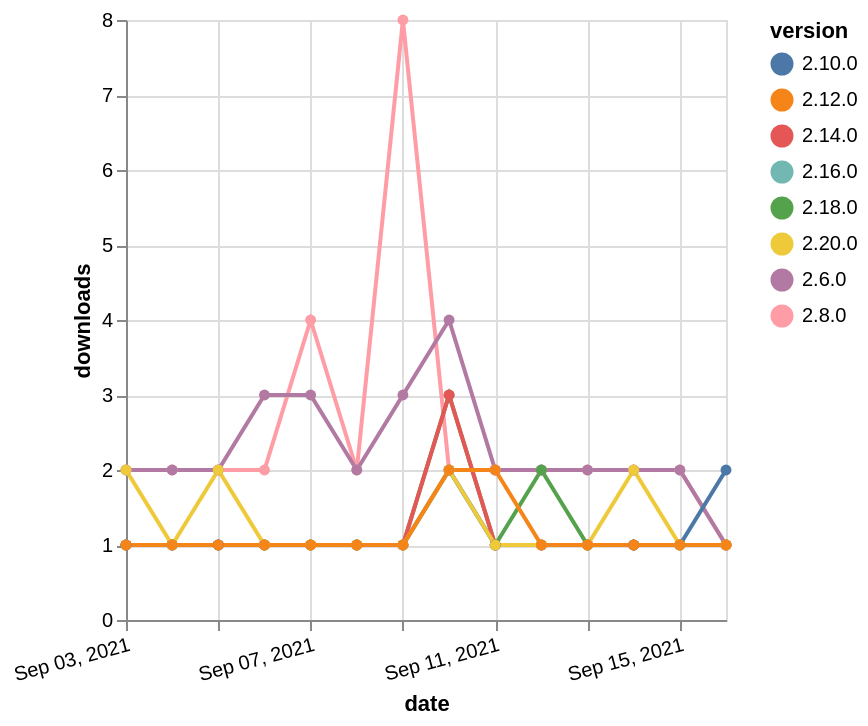

Here is the Vega-Lite specification saved for this chart:
### Vega-Lite specification from a JSON file in a GitHub repository (floating-point values rounded to 4 significant figures)
{"$schema": "https://vega.github.io/schema/vega-lite/v5.json", "description": "A simple bar chart with embedded data.", "data": {"values": [{"date": "2021-09-03", "total": 173, "delta": 1, "version": "2.16.0"}, {"date": "2021-09-04", "total": 174, "delta": 1, "version": "2.16.0"}, {"date": "2021-09-05", "total": 175, "delta": 1, "version": "2.16.0"}, {"date": "2021-09-06", "total": 176, "delta": 1, "version": "2.16.0"}, {"date": "2021-09-07", "total": 177, "delta": 1, "version": "2.16.0"}, {"date": "2021-09-08", "total": 178, "delta": 1, "version": "2.16.0"}, {"date": "2021-09-09", "total": 179, "delta": 1, "version": "2.16.0"}, {"date": "2021-09-10", "total": 181, "delta": 2, "version": "2.16.0"}, {"date": "2021-09-11", "total": 182, "delta": 1, "version": "2.16.0"}, {"date": "2021-09-12", "total": 183, "delta": 1, "version": "2.16.0"}, {"date": "2021-09-13", "total": 184, "delta": 1, "version": "2.16.0"}, {"date": "2021-09-14", "total": 185, "delta": 1, "version": "2.16.0"}, {"date": "2021-09-15", "total": 186, "delta": 1, "version": "2.16.0"}, {"date": "2021-09-16", "total": 187, "delta": 1, "version": "2.16.0"}, {"date": "2021-09-03", "total": 2503, "delta": 2, "version": "2.8.0"}, {"date": "2021-09-04", "total": 2505, "delta": 2, "version": "2.8.0"}, {"date": "2021-09-05", "total": 2507, "delta": 2, "version": "2.8.0"}, {"date": "2021-09-06", "total": 2509, "delta": 2, "version": "2.8.0"}, {"date": "2021-09-07", "total": 2513, "delta": 4, "version": "2.8.0"}, {"date": "2021-09-08", "total": 2515, "delta": 2, "version": "2.8.0"}, {"date": "2021-09-09", "total": 2523, "delta": 8, "version": "2.8.0"}, {"date": "2021-09-10", "total": 2525, "delta": 2, "version": "2.8.0"}, {"date": "2021-09-11", "total": 2527, "delta": 2, "version": "2.8.0"}, {"date": "2021-09-12", "total": 2529, "delta": 2, "version": "2.8.0"}, {"date": "2021-09-13", "total": 2531, "delta": 2, "version": "2.8.0"}, {"date": "2021-09-14", "total": 2533, "delta": 2, "version": "2.8.0"}, {"date": "2021-09-15", "total": 2535, "delta": 2, "version": "2.8.0"}, {"date": "2021-09-16", "total": 2536, "delta": 1, "version": "2.8.0"}, {"date": "2021-09-03", "total": 2337, "delta": 2, "version": "2.6.0"}, {"date": "2021-09-04", "total": 2339, "delta": 2, "version": "2.6.0"}, {"date": "2021-09-05", "total": 2341, "delta": 2, "version": "2.6.0"}, {"date": "2021-09-06", "total": 2344, "delta": 3, "version": "2.6.0"}, {"date": "2021-09-07", "total": 2347, "delta": 3, "version": "2.6.0"}, {"date": "2021-09-08", "total": 2349, "delta": 2, "version": "2.6.0"}, {"date": "2021-09-09", "total": 2352, "delta": 3, "version": "2.6.0"}, {"date": "2021-09-10", "total": 2356, "delta": 4, "version": "2.6.0"}, {"date": "2021-09-11", "total": 2358, "delta": 2, "version": "2.6.0"}, {"date": "2021-09-12", "total": 2360, "delta": 2, "version": "2.6.0"}, {"date": "2021-09-13", "total": 2362, "delta": 2, "version": "2.6.0"}, {"date": "2021-09-14", "total": 2364, "delta": 2, "version": "2.6.0"}, {"date": "2021-09-15", "total": 2366, "delta": 2, "version": "2.6.0"}, {"date": "2021-09-16", "total": 2367, "delta": 1, "version": "2.6.0"}, {"date": "2021-09-03", "total": 261, "delta": 1, "version": "2.10.0"}, {"date": "2021-09-04", "total": 262, "delta": 1, "version": "2.10.0"}, {"date": "2021-09-05", "total": 263, "delta": 1, "version": "2.10.0"}, {"date": "2021-09-06", "total": 264, "delta": 1, "version": "2.10.0"}, {"date": "2021-09-07", "total": 265, "delta": 1, "version": "2.10.0"}, {"date": "2021-09-08", "total": 266, "delta": 1, "version": "2.10.0"}, {"date": "2021-09-09", "total": 267, "delta": 1, "version": "2.10.0"}, {"date": "2021-09-10", "total": 269, "delta": 2, "version": "2.10.0"}, {"date": "2021-09-11", "total": 270, "delta": 1, "version": "2.10.0"}, {"date": "2021-09-12", "total": 271, "delta": 1, "version": "2.10.0"}, {"date": "2021-09-13", "total": 272, "delta": 1, "version": "2.10.0"}, {"date": "2021-09-14", "total": 273, "delta": 1, "version": "2.10.0"}, {"date": "2021-09-15", "total": 274, "delta": 1, "version": "2.10.0"}, {"date": "2021-09-16", "total": 276, "delta": 2, "version": "2.10.0"}, {"date": "2021-09-03", "total": 198, "delta": 1, "version": "2.18.0"}, {"date": "2021-09-04", "total": 199, "delta": 1, "version": "2.18.0"}, {"date": "2021-09-05", "total": 200, "delta": 1, "version": "2.18.0"}, {"date": "2021-09-06", "total": 201, "delta": 1, "version": "2.18.0"}, {"date": "2021-09-07", "total": 202, "delta": 1, "version": "2.18.0"}, {"date": "2021-09-08", "total": 203, "delta": 1, "version": "2.18.0"}, {"date": "2021-09-09", "total": 204, "delta": 1, "version": "2.18.0"}, {"date": "2021-09-10", "total": 207, "delta": 3, "version": "2.18.0"}, {"date": "2021-09-11", "total": 208, "delta": 1, "version": "2.18.0"}, {"date": "2021-09-12", "total": 210, "delta": 2, "version": "2.18.0"}, {"date": "2021-09-13", "total": 211, "delta": 1, "version": "2.18.0"}, {"date": "2021-09-14", "total": 212, "delta": 1, "version": "2.18.0"}, {"date": "2021-09-15", "total": 213, "delta": 1, "version": "2.18.0"}, {"date": "2021-09-16", "total": 214, "delta": 1, "version": "2.18.0"}, {"date": "2021-09-03", "total": 205, "delta": 1, "version": "2.14.0"}, {"date": "2021-09-04", "total": 206, "delta": 1, "version": "2.14.0"}, {"date": "2021-09-05", "total": 207, "delta": 1, "version": "2.14.0"}, {"date": "2021-09-06", "total": 208, "delta": 1, "version": "2.14.0"}, {"date": "2021-09-07", "total": 209, "delta": 1, "version": "2.14.0"}, {"date": "2021-09-08", "total": 210, "delta": 1, "version": "2.14.0"}, {"date": "2021-09-09", "total": 211, "delta": 1, "version": "2.14.0"}, {"date": "2021-09-10", "total": 214, "delta": 3, "version": "2.14.0"}, {"date": "2021-09-11", "total": 215, "delta": 1, "version": "2.14.0"}, {"date": "2021-09-12", "total": 216, "delta": 1, "version": "2.14.0"}, {"date": "2021-09-13", "total": 217, "delta": 1, "version": "2.14.0"}, {"date": "2021-09-14", "total": 218, "delta": 1, "version": "2.14.0"}, {"date": "2021-09-15", "total": 219, "delta": 1, "version": "2.14.0"}, {"date": "2021-09-16", "total": 220, "delta": 1, "version": "2.14.0"}, {"date": "2021-09-03", "total": 124, "delta": 2, "version": "2.20.0"}, {"date": "2021-09-04", "total": 125, "delta": 1, "version": "2.20.0"}, {"date": "2021-09-05", "total": 127, "delta": 2, "version": "2.20.0"}, {"date": "2021-09-06", "total": 128, "delta": 1, "version": "2.20.0"}, {"date": "2021-09-07", "total": 129, "delta": 1, "version": "2.20.0"}, {"date": "2021-09-08", "total": 130, "delta": 1, "version": "2.20.0"}, {"date": "2021-09-09", "total": 131, "delta": 1, "version": "2.20.0"}, {"date": "2021-09-10", "total": 133, "delta": 2, "version": "2.20.0"}, {"date": "2021-09-11", "total": 134, "delta": 1, "version": "2.20.0"}, {"date": "2021-09-12", "total": 135, "delta": 1, "version": "2.20.0"}, {"date": "2021-09-13", "total": 136, "delta": 1, "version": "2.20.0"}, {"date": "2021-09-14", "total": 138, "delta": 2, "version": "2.20.0"}, {"date": "2021-09-15", "total": 139, "delta": 1, "version": "2.20.0"}, {"date": "2021-09-16", "total": 140, "delta": 1, "version": "2.20.0"}, {"date": "2021-09-03", "total": 212, "delta": 1, "version": "2.12.0"}, {"date": "2021-09-04", "total": 213, "delta": 1, "version": "2.12.0"}, {"date": "2021-09-05", "total": 214, "delta": 1, "version": "2.12.0"}, {"date": "2021-09-06", "total": 215, "delta": 1, "version": "2.12.0"}, {"date": "2021-09-07", "total": 216, "delta": 1, "version": "2.12.0"}, {"date": "2021-09-08", "total": 217, "delta": 1, "version": "2.12.0"}, {"date": "2021-09-09", "total": 218, "delta": 1, "version": "2.12.0"}, {"date": "2021-09-10", "total": 220, "delta": 2, "version": "2.12.0"}, {"date": "2021-09-11", "total": 222, "delta": 2, "version": "2.12.0"}, {"date": "2021-09-12", "total": 223, "delta": 1, "version": "2.12.0"}, {"date": "2021-09-13", "total": 224, "delta": 1, "version": "2.12.0"}, {"date": "2021-09-14", "total": 225, "delta": 1, "version": "2.12.0"}, {"date": "2021-09-15", "total": 226, "delta": 1, "version": "2.12.0"}, {"date": "2021-09-16", "total": 227, "delta": 1, "version": "2.12.0"}]}, "width": "container", "mark": {"type": "line", "point": {"filled": true}}, "encoding": {"x": {"field": "date", "type": "temporal", "timeUnit": "yearmonthdate", "title": "date", "axis": {"labelAngle": -15}}, "y": {"field": "delta", "type": "quantitative", "title": "downloads"}, "color": {"field": "version", "type": "nominal"}, "tooltip": {"field": "delta"}}}
